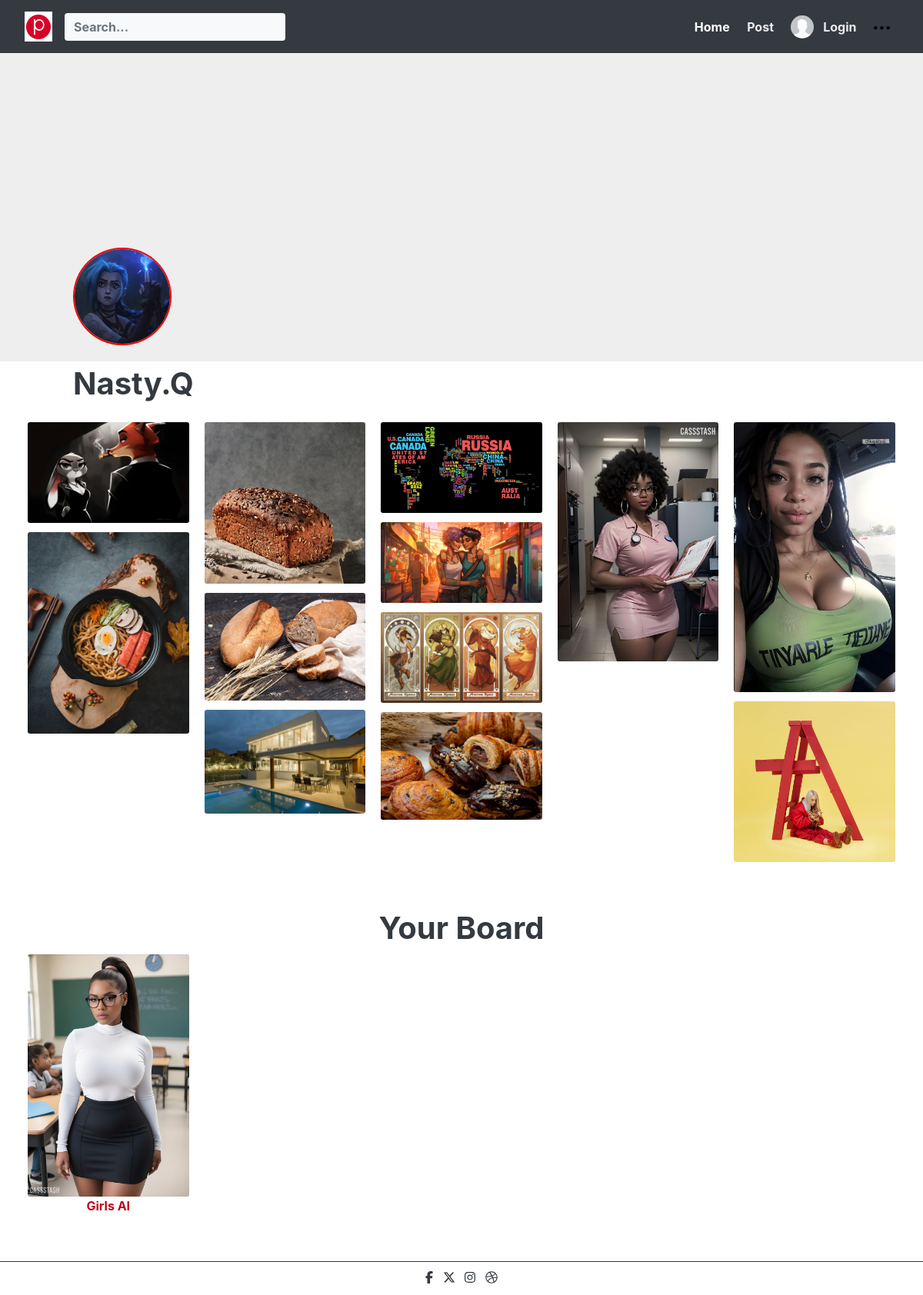
/user/nasty.Q/, run on the app's committed database.
### user/models.py (models this page shows, shortened)
class User(AbstractBaseUser):
    email = models.EmailField(verbose_name='email address', max_length=40, unique=True)
    username = models.CharField(max_length=30, primary_key=True, unique=True, verbose_name='username')
    bio = models.TextField(blank=True, null=True)
    cover_pic = models.ImageField(upload_to=get_cover_image, default=get_default_cover_image, blank=True, null=True, validators=[FileExtensionValidator(['png', 'jpg', 'jpeg'])])
    profile_pic = models.ImageField(upload_to=get_profile_image, default=get_default_profile_image, blank=True, null=True, validators=[FileExtensionValidator(['png', 'jpg', 'jpeg'])])
    date_joined = models.DateTimeField(verbose_name='date joined', auto_now_add=True)
    is_active = models.BooleanField(default=True)
    is_admin = models.BooleanField(default=False)
    is_staff = models.BooleanField(default=False)
    is_superuser = models.BooleanField(default=False)
    objects = UserManager()
    USERNAME_FIELD = 'email'
    REQUIRED_FIELDS = ['username']

### post/models.py (models this page shows, shortened)
class Pin(models.Model):
    profile = models.ForeignKey(User, on_delete=models.DO_NOTHING, related_name="profile_post")
    pin = models.ImageField(upload_to='pins')
    pin_tag = models.ManyToManyField(Tag, related_name="post_tag", blank=True)
    created = models.DateTimeField(auto_now_add=True)
    description = models.TextField(max_length=200, null=True, blank=True)

class Board(models.Model):
    name = models.CharField(max_length=20)
    profile = models.ForeignKey(User, on_delete=models.DO_NOTHING, related_name="board_profile")
    pin = models.ManyToManyField(Pin, related_name="board_pin")

### user/views.py (the view)
# urls.py: path('<username>/', views.profile, name='profile'),
def profile(request, username):
    user = User.objects.get(username=username)
    pictures = Pin.objects.filter(profile=user).order_by('-created')
    boards = Board.objects.filter(profile=username)
    context = {
        'user': user,
        'pictures': pictures,
        'boards': boards
    }
    return render(request, 'author.html', context)

### templates/author.html (shortened to what this page needs)
{% extends 'base.html' %}
{% block body %}
    <main role="main">
		<div class="jumbotron border-round-0 min-50vh" > <img src="{{user.cover_pic.url}}" alt="">
		</div>
		<div class="container mb-4 mt-neg80">
			<img src="{{ user.profile_pic.url }}" class="mt-neg100 mb-4 rounded-circle author-pic" width="128">
			<h1 class="font-weight-bold title">{{user.username|capfirst}}</h1>
		</div>
		<div class="container-fluid mb-5">
			<div class="row">
				<div class="card-columns">
					{% for picture in pictures %}
						<a href="{% url 'post:detail' picture.pk %}">
							<div class="card card-pin">
								<img class="card-img" src="{{ picture.pin.url }}" alt="Card image">
							</div>
						</a>
					{% endfor %}
				</div>
			</div>
		</div>
		<h1 class="font-weight-bold title d-flex justify-content-center">Your Board</h1>
		<div class="container-fluid mb-5">
			<div class="row">
				<div class="card-columns">
					{% for board in boards %}
						<a href="{% url 'post:board' board.name %}">
							<div class="card card-pin">
								{% for image in board.pin.all|slice:":1" %}
									<img class="card-img" src="{{ image.pin.url }}" alt="Card image">
								{% endfor %}
								<span class="font-weight-bold d-flex justify-content-center">{{board.name|capfirst}}</span>
							</div>
						</a>
					{% endfor %}
				</div>
			</div>
		</div>
    </main>
{% endblock %}

### static/css/main.css (style rules this page uses)
.author-pic { border: 2px solid red; }

### static/css/theme.css (style rules this page uses)
body { padding-top: 70px; }
img { max-width: 100%; }
a, .a:hover { -webkit-transition: all 0.2s; transition: all 0.2s; }
.container-fluid { width: 94%; margin: 0px auto; max-width: 94%; }
.border-round-0 { border-radius: 0; }
.mt-neg100 { margin-top: -100px; }
.min-50vh { min-height: 50vh; }
.card { border: 0; }
.mt-neg80 { margin-top: -80px; }

### data on the page
User: profile_pic (picture), username "Nasty.Q"
Pin: pin (picture)
Pin: pin (picture)
Pin: pin (picture)
Pin: pin (picture)
Pin: pin (picture)
Pin: pin (picture)
Pin: pin (picture)
Pin: pin (picture)
Pin: pin (picture)
Pin: pin (picture)
Pin: pin (picture)
Pin: pin (picture)
Board: name "Girls AI"
Pin: pin (picture)
